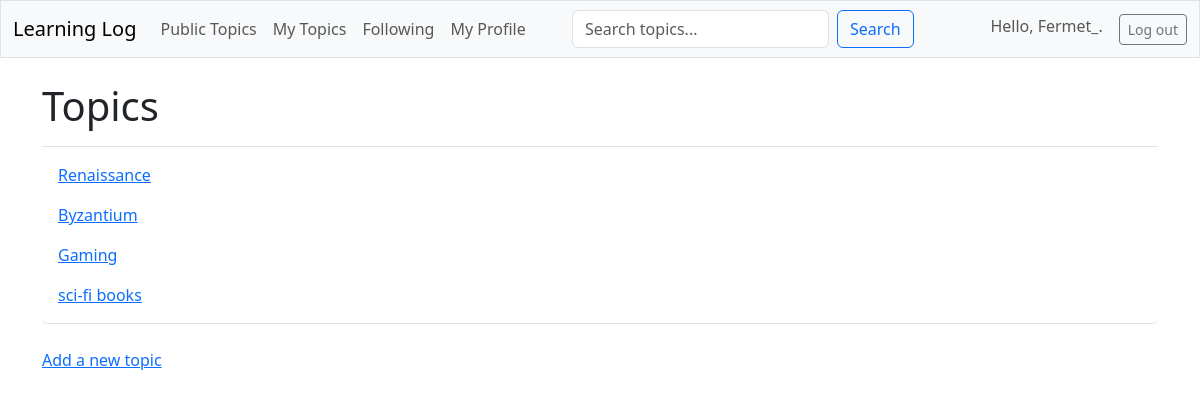
/topics/ (signed in), run on an earlier commit of the app's database.
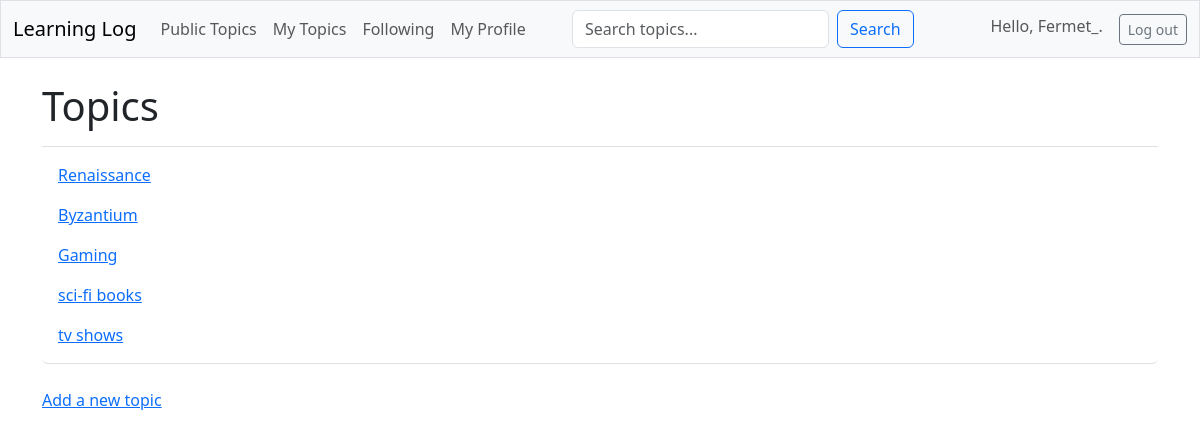
And on a later commit of the database.
### learning_logs/models.py (models this page shows, shortened)
class Topic(models.Model):
    text = models.CharField(max_length=200)
    date_added = models.DateTimeField(auto_now_add=True)
    owner = models.ForeignKey(User, on_delete=models.CASCADE)
    public = models.BooleanField(default=False)
    category = models.ForeignKey(Category, on_delete=models.SET_NULL, null=True, blank=True)

### learning_logs/views.py (the view)
# urls.py: path('topics/', views.topics, name='topics'),
@login_required
def topics(request):
    topics = Topic.objects.filter(owner=request.user).order_by('date_added')
    context = {'topics': topics}
    return render(request, 'learning_logs/topics.html', context)

### learning_logs/templates/learning_logs/topics.html
{% extends 'learning_logs/base.html'%}
{% block page_header %}
   <h1>Topics</h1>
{% endblock page_header %}
{% block content %}
    <ul class="list-group border-bottom pb-2 mb-4">
        {% for topic in topics %}
            <li class="list-group-item border-0">
                <a href="{% url 'learning_logs:topic' topic.id %}">
                    {{topic.text }}</a>
            </li>
            {% empty%}
                <li class="list-group-item border-0">No topics habe been added yet.</li>
            {% endfor %}
    </ul>
    <a href="{% url 'learning_logs:new_topic' %}">Add a new topic</a>
{% endblock content%}

What changed in the data, as far as the page shows it:
added Topic: text "tv shows"
